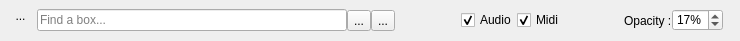
<?xml version="1.0" encoding="UTF-8"?>
<ui version="4.0">
 <class>Frame</class>
 <widget class="QFrame" name="Frame">
  <property name="geometry">
   <rect>
    <x>0</x>
    <y>0</y>
    <width>740</width>
    <height>41</height>
   </rect>
  </property>
  <property name="windowTitle">
   <string>Frame</string>
  </property>
  <property name="styleSheet">
   <string notr="true">QFrame{border:none}</string>
  </property>
  <layout class="QHBoxLayout" name="horizontalLayout">
   <property name="spacing">
    <number>0</number>
   </property>
   <property name="topMargin">
    <number>2</number>
   </property>
   <property name="bottomMargin">
    <number>2</number>
   </property>
   <item>
    <layout class="QVBoxLayout" name="verticalLayout_2">
     <item>
      <widget class="QToolButton" name="toolButtonCloseFilterBar">
       <property name="toolTip">
        <string>Hide filter bar</string>
       </property>
       <property name="styleSheet">
        <string notr="true">QToolButton{border:none}</string>
       </property>
       <property name="text">
        <string>...</string>
       </property>
       <property name="icon">
        <iconset theme="window-close">
         <normaloff>.</normaloff>.</iconset>
       </property>
      </widget>
     </item>
     <item>
      <spacer name="verticalSpacer_2">
       <property name="orientation">
        <enum>Qt::Vertical</enum>
       </property>
       <property name="sizeType">
        <enum>QSizePolicy::Minimum</enum>
       </property>
       <property name="sizeHint" stdset="0">
        <size>
         <width>20</width>
         <height>10</height>
        </size>
       </property>
      </spacer>
     </item>
    </layout>
   </item>
   <item>
    <spacer name="horizontalSpacer">
     <property name="orientation">
      <enum>Qt::Horizontal</enum>
     </property>
     <property name="sizeType">
      <enum>QSizePolicy::Fixed</enum>
     </property>
     <property name="sizeHint" stdset="0">
      <size>
       <width>6</width>
       <height>20</height>
      </size>
     </property>
    </spacer>
   </item>
   <item>
    <widget class="OpenSessionFilterBar" name="lineEditGroupFilter">
     <property name="placeholderText">
      <string>Find a box...</string>
     </property>
     <property name="clearButtonEnabled">
      <bool>true</bool>
     </property>
    </widget>
   </item>
   <item>
    <widget class="QToolButton" name="toolButtonUp">
     <property name="styleSheet">
      <string notr="true"/>
     </property>
     <property name="text">
      <string>...</string>
     </property>
     <property name="icon">
      <iconset theme="arrow-up">
       <normaloff>.</normaloff>.</iconset>
     </property>
    </widget>
   </item>
   <item>
    <widget class="QToolButton" name="toolButtonDown">
     <property name="styleSheet">
      <string notr="true"/>
     </property>
     <property name="text">
      <string>...</string>
     </property>
     <property name="icon">
      <iconset theme="arrow-down">
       <normaloff>.</normaloff>.</iconset>
     </property>
    </widget>
   </item>
   <item>
    <spacer name="horizontalSpacer_4">
     <property name="orientation">
      <enum>Qt::Horizontal</enum>
     </property>
     <property name="sizeType">
      <enum>QSizePolicy::Fixed</enum>
     </property>
     <property name="sizeHint" stdset="0">
      <size>
       <width>6</width>
       <height>20</height>
      </size>
     </property>
    </spacer>
   </item>
   <item>
    <widget class="QLabel" name="labelBoxes">
     <property name="minimumSize">
      <size>
       <width>60</width>
       <height>0</height>
      </size>
     </property>
     <property name="text">
      <string/>
     </property>
    </widget>
   </item>
   <item>
    <widget class="QCheckBox" name="checkBoxAudioFilter">
     <property name="text">
      <string>Audio</string>
     </property>
     <property name="checked">
      <bool>true</bool>
     </property>
    </widget>
   </item>
   <item>
    <widget class="QCheckBox" name="checkBoxMidiFilter">
     <property name="text">
      <string>Midi</string>
     </property>
     <property name="checked">
      <bool>true</bool>
     </property>
    </widget>
   </item>
   <item>
    <spacer name="horizontalSpacer_7">
     <property name="orientation">
      <enum>Qt::Horizontal</enum>
     </property>
     <property name="sizeType">
      <enum>QSizePolicy::Fixed</enum>
     </property>
     <property name="sizeHint" stdset="0">
      <size>
       <width>60</width>
       <height>20</height>
      </size>
     </property>
    </spacer>
   </item>
   <item>
    <widget class="QLabel" name="label">
     <property name="toolTip">
      <string>adjust the opacity of boxes not matching with the filter</string>
     </property>
     <property name="text">
      <string>Opacity :</string>
     </property>
    </widget>
   </item>
   <item>
    <widget class="QSpinBox" name="spinBoxOpacity">
     <property name="toolTip">
      <string>adjust the opacity of boxes not matching with the filter</string>
     </property>
     <property name="suffix">
      <string>%</string>
     </property>
     <property name="minimum">
      <number>2</number>
     </property>
     <property name="maximum">
      <number>70</number>
     </property>
     <property name="value">
      <number>17</number>
     </property>
    </widget>
   </item>
   <item>
    <spacer name="horizontalSpacer_3">
     <property name="orientation">
      <enum>Qt::Horizontal</enum>
     </property>
     <property name="sizeType">
      <enum>QSizePolicy::Fixed</enum>
     </property>
     <property name="sizeHint" stdset="0">
      <size>
       <width>6</width>
       <height>20</height>
      </size>
     </property>
    </spacer>
   </item>
  </layout>
 </widget>
 <customwidgets>
  <customwidget>
   <class>OpenSessionFilterBar</class>
   <extends>QLineEdit</extends>
   <header>surclassed_widgets</header>
  </customwidget>
 </customwidgets>
 <resources/>
 <connections/>
</ui>
